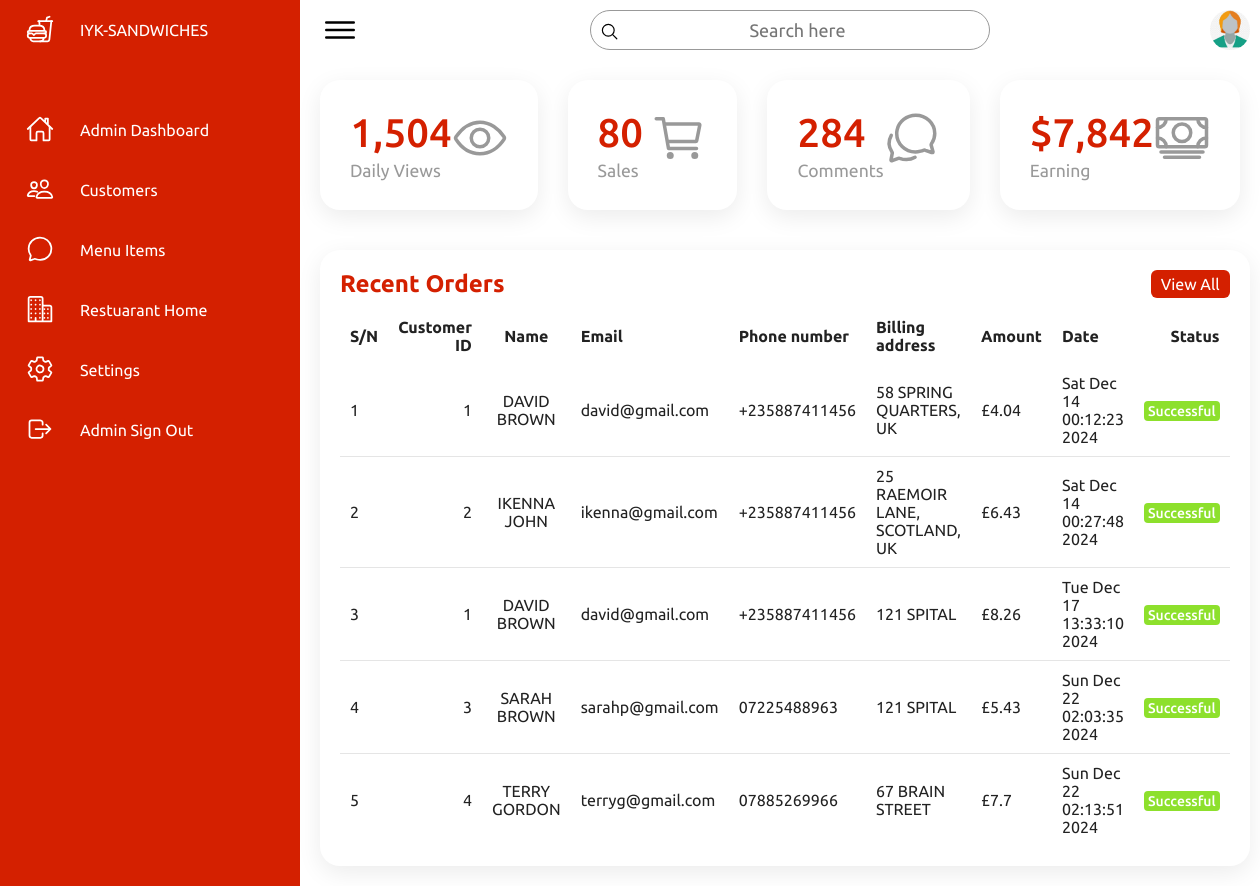
Page /admin/ (signed in) on the committed database.
### tables this page shows
CREATE TABLE admin (
    adminID INTEGER,
    cust_id INTEGER NOT NULL,
    firstname TEXT NOT NULL,
    lastname TEXT NOT NULL,
    email TEXT NOT NULL,
    phone_number TEXT NOT NULL, 
    address TEXT NOT NULL,
    total_cost REAL,
    date DATETIME,
    status TEXT,
    PRIMARY KEY(adminID),
    FOREIGN KEY(cust_id) REFERENCES Customers(customerID)
);

### app.py (the view)
@app.route("/admin/")
@login_required
def admin():
    if request.method == "GET":
        id = session.get("user_id")
        if id == 1:
            data = db.execute("SELECT * FROM admin")
            return render_template("admin/index.html", data = data)
        else:
            flash("Sorry you must be the Admin to view this page!")
            return redirect("/")
    else:
        return render_template("/admin/index.html")

### app.py (called while the page is built)
@app.after_request
def after_request(response):
    response.headers["Cache-Control"] = "no-cache, no-store, must-revalidate"
    response.headers["Expires"] = 0
    response.headers["Pragma"] = "no-cache"
    return response

@app.context_processor
def inject_total_items():
    total_items = len(set(session.get("basket", [])))  # Count unique items in the basket
    return {"total_items": total_items}

@app.context_processor
def inject_total_items():
    total_items = len(set(session.get("basket", [])))  # Count unique items in the basket
    return {"total_items": total_items}

### helpers.py (called while the page is built)
def login_required(f):
    @wraps(f)
    def decorated_function(*args, **kwargs):
        if session.get("user_id") is None:
            return redirect("/login")
        return f(*args, **kwargs)
    return decorated_function

### templates/admin/index.html (shortened to what this page needs)
{% extends "/admin/layout.html" %}
{% block main %}
<div class="cardBox">
    <div class="card">
        <div>
            <div class="numbers">1,504</div>
            <div class="cardName">Daily Views</div>
        </div>
        <div class="iconBx">
            <ion-icon name="eye-outline"></ion-icon>
        </div>
    </div>
    <div class="card">
        <div>
            <div class="numbers">80</div>
            <div class="cardName">Sales</div>
        </div>
        <div class="iconBx">
            <ion-icon name="cart-outline"></ion-icon>
        </div>
    </div>
    <div class="card">
        <div>
            <div class="numbers">284</div>
            <div class="cardName">Comments</div>
        </div>
        <div class="iconBx">
            <ion-icon name="chatbubbles-outline"></ion-icon>
        </div>
    </div>
    <div class="card">
        <div>
            <div class="numbers">$7,842</div>
            <div class="cardName">Earning</div>
        </div>
        <div class="iconBx">
            <ion-icon name="cash-outline"></ion-icon>
        </div>
    </div>
</div>
<div class="details">
    <div class="recentOrders">
        <div class="cardHeader">
            <h2>Recent Orders</h2>
            <a href="#" class="btn">View All</a>
        </div>
        <table>
            <thead>
                <tr>
                    <td>S/N</td>
                    <td>Customer ID</td>
                    <td>Name</td>
                    <td>Email</td>
                    <td>Phone number</td>
                    <td>Billing address</td>
                    <td>Amount</td>
                    <td>Date</td>
                    <td>Status</td>
                </tr>
            </thead>
            <tbody>
                {% if data %}
                {% for entry in data %}
                <tr>
                    <td> {{ loop.index }} </td>
                    <td> {{ entry.cust_id }} </td>
                    <td> {{ entry.firstname}} {{ entry.lastname }} </td>
                    <td> {{ entry.email }} </td>
                    <td> {{ entry.phone_number }} </td>
                    <td> {{ entry.address }} </td>
                    <td> £{{ entry.total_cost }} </td>
                    <td> {{ entry.date }} </td>
                    <td><span class="status status delivered">{{ entry.status }}</span></td>
                </tr>
                {% endfor %}
                {% else %}
                <tr>
                    <td colspan="6">No entries found</td>
                </tr>
                {% endif %}
            </tbody>
        </table>
    </div>
</div>
{% endblock %}

### static/assets/css/style.css (style rules this page uses)
* { font-family: "Ubuntu", sans-serif; margin: 0; padding: 0; box-sizing: border-box; }
:root { --blue: #d42000; --white: #fff; --gray: #f5f5f5; --black1: #222; --black2: #999; --orange: #ff9419; }
body { min-height: 100vh; overflow-x: hidden; }
.cardBox { position: relative; width: 100%; padding: 20px; display: grid; grid-template-columns: repeat(4, 1fr); grid-gap: 30px; }
.cardBox .card { position: relative; background: var(--white); padding: 30px; border-radius: 20px; display: flex; justify-content: space-between; cursor: pointer; box-shadow: 0 7px 25px rgba(0, 0, 0, 0.08); }
.cardBox .card .numbers { position: relative; font-weight: 500; font-size: 2.5rem; color: var(--blue); }
.cardBox .card .cardName { color: var(--black2); font-size: 1.1rem; margin-top: 5px; }
.cardBox .card .iconBx { font-size: 3.5rem; color: var(--black2); }
.details { position: relative; width: 100%; padding: 20px; display: grid; grid-template-columns: 3fr; grid-gap: 30px; }
.details .recentOrders { position: relative; display: grid; min-height: 500px; background: var(--white); padding: 20px; box-shadow: 0 7px 25px rgba(0, 0, 0, 0.08); border-radius: 20px; }
.details .cardHeader { display: flex; justify-content: space-between; align-items: flex-start; }
.cardHeader h2 { font-weight: 600; color: var(--blue); }
.cardHeader .btn { position: relative; padding: 5px 10px; background: var(--blue); text-decoration: none; color: var(--white); border-radius: 6px; }
.details table { width: 100%; border-collapse: collapse; margin-top: 10px; }
.details table thead td { font-weight: 600; }
.details .recentOrders table tr { color: var(--black1); border-bottom: 1px solid rgba(0, 0, 0, 0.1); }
.details .recentOrders table tr:last-child { border-bottom: none; }
.details .recentOrders table tr td { padding: 10px; }
.details .recentOrders table tr td:last-child { text-align: end; }
.details .recentOrders table tr td:nth-child(2) { text-align: end; }
.details .recentOrders table tr td:nth-child(3) { text-align: center; }
.details .recentOrders .btn { display:inline-flex; }
.status.delivered { padding: 2px 4px; background: #8de02c; color: var(--white); border-radius: 4px; font-size: 14px; font-weight: 500; }

### rows in the picture
admin: cust_id "1", firstname "DAVID", lastname "BROWN", email "david@gmail.com", phone_number "+235887411456", address "58 SPRING QUARTERS, UK", total_cost "4.04", date "Sat Dec 14 00:12:23 2024", status "Successful"
admin: cust_id "2", firstname "IKENNA", lastname "JOHN", email "ikenna@gmail.com", phone_number "+235887411456", address "25 RAEMOIR LANE, SCOTLAND, UK", total_cost "6.43", date "Sat Dec 14 00:27:48 2024", status "Successful"
admin: cust_id "1", firstname "DAVID", lastname "BROWN", email "david@gmail.com", phone_number "+235887411456", address "121 SPITAL", total_cost "8.26", date "Tue Dec 17 13:33:10 2024", status "Successful"
admin: cust_id "3", firstname "SARAH", lastname "BROWN", email "sarahp@gmail.com", phone_number "07225488963", address "121 SPITAL", total_cost "5.43", date "Sun Dec 22 02:03:35 2024", status "Successful"
admin: cust_id "4", firstname "TERRY", lastname "GORDON", email "terryg@gmail.com", phone_number "07885269966", address "67 BRAIN STREET", total_cost "7.7", date "Sun Dec 22 02:13:51 2024", status "Successful"
